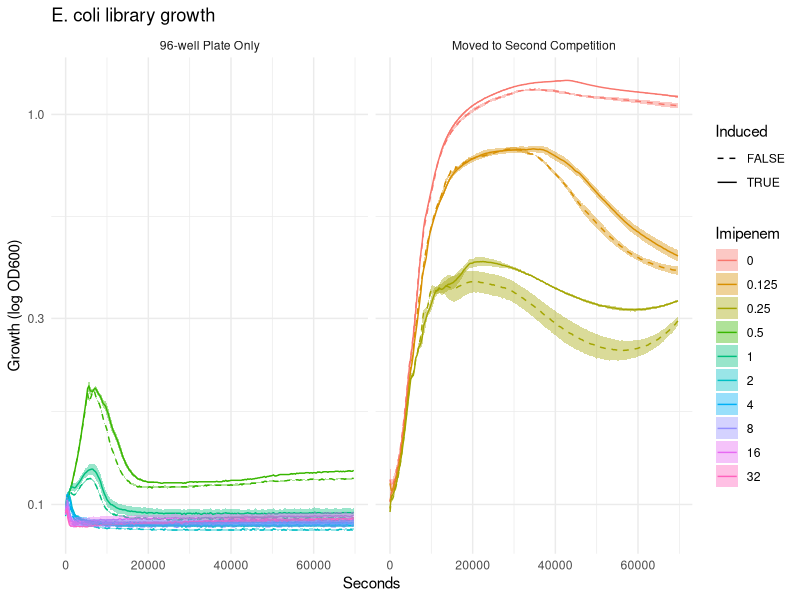
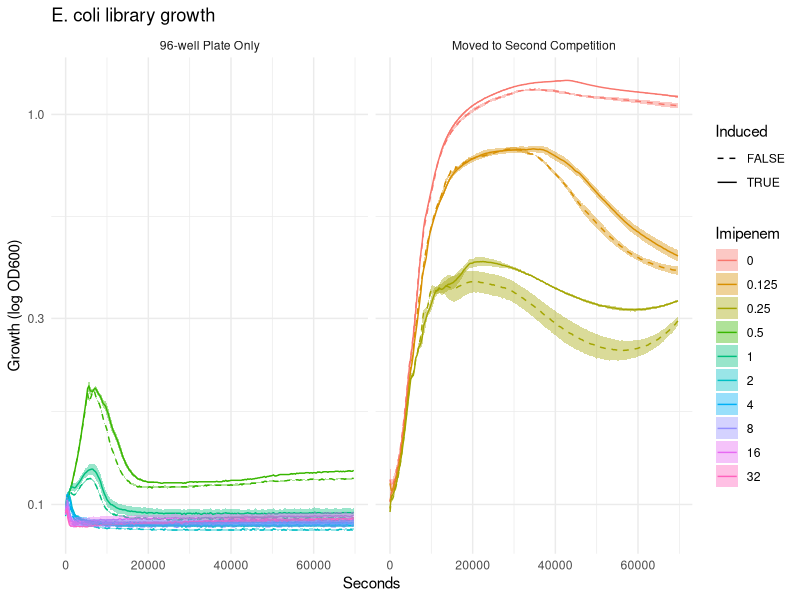

Write the R code that produced these figures, in order.
library(tidyverse)
library(data.table)

data <- fread("Sequencing/IMI_Ecoli/ECimiRDW-growth-data.tsv") %>% melt(id.vars = c("Seconds", "Temp"), variable.name = "Well", value.name = "OD600")

# Split Well into Row and Column
data[, c("Row", "Column") := tstrsplit(Well, "(?<=^[A-Z])", perl = TRUE)]

# Convert Column to numeric
data[, Column := as.numeric(Column)]

# Define which wells are induced and which are not
data[Row %in% c("B", "C", "D"), Induced := FALSE]
data[Row %in% c("E", "F", "G"), Induced := TRUE]

message("Plate layout for CRISPRi induction")
data %>%
  select(Row, Column, Induced) %>%
  unique() %>%
  dcast(Row ~ Column, value.var = "Induced") %>%
  print()

# Function to set the doses for the dilution series going across the COLUMNS
column_dilution_series <- function(data, min_dose, max_dose, min_col, max_col, zero_col) {
  # Determine the direction of the dilution series
  direction <- ifelse(max_col > min_col, -1, 1)

  # Generate a sequence from 1 to the absolute difference between max_col and min_col
  cols <- seq(from = 1, to = abs(max_col - min_col) + 1)

  # Add or subtract the sequence from max_col depending on the direction of the dilution series
  cols <- max_col + direction * (cols - 1)

  # Set Imipenem for Columns from max_col to min_col, based on the dilution series
  lapply(cols, function(col) {
    data[Column == as.character(col), Imipenem := max_dose / 2^(abs(max_col - col))]
  })

  # Set the specified column to zero
  data[Column == as.character(zero_col), Imipenem := 0]

  # Check if the doses are aligned with the columns
  if (
    any(data[Column == as.character(min_col), Imipenem] != min_dose) ||
      any(data[Column == as.character(max_col), Imipenem] != max_dose) ||
      any(data[Column == as.character(zero_col), Imipenem] != 0)
  ) {
    stop("Error: The doses are not aligned with the columns.")
  }

  return(data)
}

# Call the function with explicit parameters
data <- column_dilution_series(
  data = data,
  min_dose = 0.125, min_col = 3,
  max_dose = 32, max_col = 11,
  zero_col = 2
)

message("Plate layout for drug dilution")
data %>%
  select(Row, Column, Imipenem) %>%
  unique() %>%
  dcast(Row ~ Column, value.var = "Imipenem") %>%
  print()

# Remove wells without cells
data <- data[!is.na(Imipenem) & !is.na(Induced)]


# Remove 's' from Seconds and convert to numeric
data[, Seconds := as.numeric(gsub("s", "", Seconds))]

data[Row %in% c("A", "H"), Imipenem := NA_integer_]
data[Row %in% c("A", "H"), Imipenem := NA]

data <- data[!Column %in% c(1,12)]


data <- data[
  Imipenem %in% c(0, 0.125, 0.25) & !(is.na(Induced)),
  followup := "Moved to Second Competition"
]

data <- data[is.na(followup), followup := "96-well Plate Only"] 

# Function to find the largest divisor closest to the square root
find_ncol <- function(n) {
  sqrt_n <- floor(sqrt(n))
  for (i in sqrt_n:2) {
    if (n %% i == 0) {
      return(i)
    }
  }
  return(sqrt_n)
}

# Number of levels in Imipenem
n_levels <- length(data$Imipenem %>% unique())

# Find the best number of columns
ncol <- find_ncol(n_levels)

# Create the plot
growth_curve_plot <- ggplot(
  data,
  aes(
    x = Seconds, y = OD600,
    group = interaction(Imipenem, Induced)
  )
) +
  scale_y_log10() +
  stat_summary(fun = mean, geom = "line", aes(color = factor(Imipenem), linetype = factor(Induced))) +
  stat_summary(fun.data = mean_se, geom = "ribbon", aes(fill = factor(Imipenem)), alpha = 0.4) +
  labs(title = "E. coli library growth", 
    x = "Seconds",
    y = "Growth (log OD600)",
    color = "Imipenem",
    linetype = "Induced", fill = "Imipenem"
  ) +
  scale_linetype_manual(values = c("FALSE" = "dashed", "TRUE" = "solid")) +
  # scale_color_discrete(guide = guide_legend(ncol = ncol)) +
  facet_wrap(followup ~ .) +
  theme_minimal()

print(growth_curve_plot)

endpoint <- data %>%
  filter(Seconds == max(Seconds)) %>%
  dcast(Row ~ Column, value.var = "OD600")

endpoint_mat <- as.matrix(endpoint[, -1])

rownames(endpoint_mat) <- endpoint$Row

# draw matrix in ggplot with dose and induction in the boxes
library(ggplot2)


print(growth_curve_plot)
